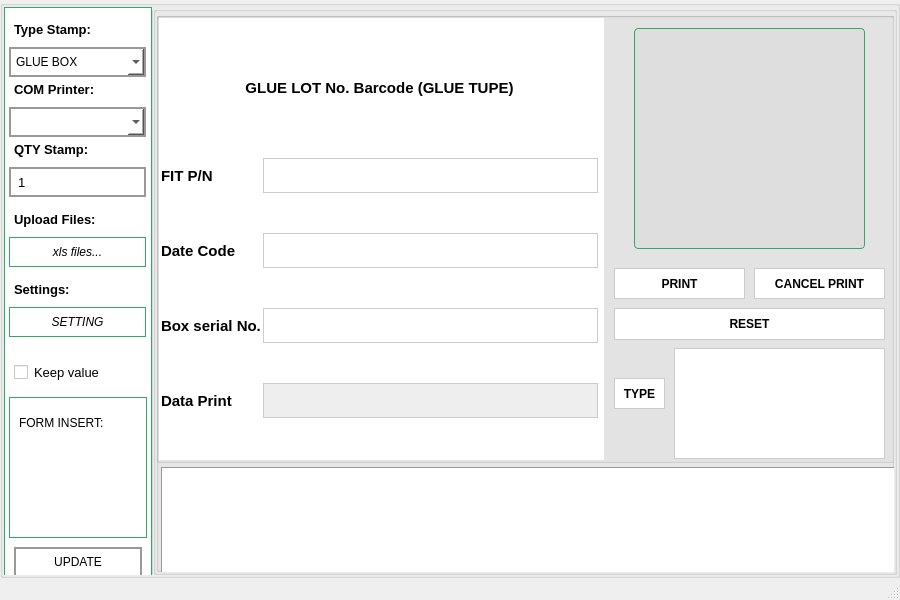
<?xml version="1.0" encoding="UTF-8"?>
<ui version="4.0">
 <class>MainWindow</class>
 <widget class="QMainWindow" name="MainWindow">
  <property name="geometry">
   <rect>
    <x>0</x>
    <y>0</y>
    <width>900</width>
    <height>600</height>
   </rect>
  </property>
  <property name="minimumSize">
   <size>
    <width>900</width>
    <height>600</height>
   </size>
  </property>
  <property name="maximumSize">
   <size>
    <width>900</width>
    <height>600</height>
   </size>
  </property>
  <property name="windowTitle">
   <string>MainWindow</string>
  </property>
  <property name="styleSheet">
   <string notr="true"/>
  </property>
  <widget class="QWidget" name="centralwidget">
   <layout class="QVBoxLayout" name="verticalLayout">
    <property name="spacing">
     <number>0</number>
    </property>
    <property name="leftMargin">
     <number>0</number>
    </property>
    <property name="topMargin">
     <number>0</number>
    </property>
    <property name="rightMargin">
     <number>0</number>
    </property>
    <property name="bottomMargin">
     <number>0</number>
    </property>
    <item>
     <widget class="QGroupBox" name="ApplicationWrapper">
      <property name="title">
       <string/>
      </property>
      <layout class="QHBoxLayout" name="horizontalLayout">
       <property name="spacing">
        <number>0</number>
       </property>
       <property name="leftMargin">
        <number>0</number>
       </property>
       <property name="topMargin">
        <number>0</number>
       </property>
       <property name="rightMargin">
        <number>0</number>
       </property>
       <property name="bottomMargin">
        <number>0</number>
       </property>
       <item>
        <widget class="QGroupBox" name="SidebarWrapper">
         <property name="maximumSize">
          <size>
           <width>150</width>
           <height>16777215</height>
          </size>
         </property>
         <property name="title">
          <string/>
         </property>
         <widget class="QGroupBox" name="Sidebar">
          <property name="geometry">
           <rect>
            <x>1</x>
            <y>1</y>
            <width>148</width>
            <height>577</height>
           </rect>
          </property>
          <property name="styleSheet">
           <string notr="true">background-color: #fff; border: 1px solid #32a866;</string>
          </property>
          <property name="title">
           <string/>
          </property>
          <widget class="QComboBox" name="cb_TypeStamp">
           <property name="geometry">
            <rect>
             <x>5</x>
             <y>40</y>
             <width>137</width>
             <height>30</height>
            </rect>
           </property>
           <property name="font">
            <font>
             <family>Segoe UI</family>
             <pointsize>9</pointsize>
            </font>
           </property>
           <property name="styleSheet">
            <string notr="true">background-color: #fff; border: 2px solid #999; padding: 5px 5px;</string>
           </property>
           <item>
            <property name="text">
             <string>GLUE BOX</string>
            </property>
           </item>
           <item>
            <property name="text">
             <string>GLUE LOT</string>
            </property>
           </item>
          </widget>
          <widget class="QLabel" name="LabelSelectStamp">
           <property name="geometry">
            <rect>
             <x>10</x>
             <y>10</y>
             <width>121</width>
             <height>25</height>
            </rect>
           </property>
           <property name="font">
            <font>
             <family>Segoe UI</family>
             <pointsize>10</pointsize>
             <weight>75</weight>
             <bold>true</bold>
            </font>
           </property>
           <property name="styleSheet">
            <string notr="true">border: none;</string>
           </property>
           <property name="text">
            <string>Type Stamp:</string>
           </property>
          </widget>
          <widget class="QComboBox" name="cb_COM">
           <property name="geometry">
            <rect>
             <x>5</x>
             <y>100</y>
             <width>137</width>
             <height>30</height>
            </rect>
           </property>
           <property name="font">
            <font>
             <family>Segoe UI</family>
             <pointsize>9</pointsize>
            </font>
           </property>
           <property name="styleSheet">
            <string notr="true">background-color: #fff; border: 2px solid #999; padding: 5px 5px;</string>
           </property>
          </widget>
          <widget class="QLabel" name="LabelSelectStamp_2">
           <property name="geometry">
            <rect>
             <x>10</x>
             <y>70</y>
             <width>121</width>
             <height>25</height>
            </rect>
           </property>
           <property name="font">
            <font>
             <family>Segoe UI</family>
             <pointsize>10</pointsize>
             <weight>75</weight>
             <bold>true</bold>
            </font>
           </property>
           <property name="styleSheet">
            <string notr="true">border: none;</string>
           </property>
           <property name="text">
            <string>COM Printer:</string>
           </property>
          </widget>
          <widget class="QLabel" name="LabelSelectStamp_3">
           <property name="geometry">
            <rect>
             <x>10</x>
             <y>130</y>
             <width>121</width>
             <height>25</height>
            </rect>
           </property>
           <property name="font">
            <font>
             <family>Segoe UI</family>
             <pointsize>10</pointsize>
             <weight>75</weight>
             <bold>true</bold>
            </font>
           </property>
           <property name="styleSheet">
            <string notr="true">border: none;</string>
           </property>
           <property name="text">
            <string>QTY Stamp:</string>
           </property>
          </widget>
          <widget class="QLineEdit" name="txt_numberStamp">
           <property name="geometry">
            <rect>
             <x>5</x>
             <y>160</y>
             <width>137</width>
             <height>30</height>
            </rect>
           </property>
           <property name="font">
            <font>
             <family>Segoe UI</family>
             <pointsize>10</pointsize>
            </font>
           </property>
           <property name="styleSheet">
            <string notr="true">background-color: #fff; border: 2px solid #999; padding: 5px 5px;</string>
           </property>
           <property name="text">
            <string>1</string>
           </property>
          </widget>
          <widget class="QGroupBox" name="groupBox_3">
           <property name="geometry">
            <rect>
             <x>5</x>
             <y>390</y>
             <width>138</width>
             <height>141</height>
            </rect>
           </property>
           <property name="font">
            <font>
             <family>Segoe UI</family>
             <pointsize>10</pointsize>
             <weight>75</weight>
             <bold>true</bold>
            </font>
           </property>
           <property name="title">
            <string/>
           </property>
           <widget class="QLabel" name="label_58">
            <property name="geometry">
             <rect>
              <x>10</x>
              <y>10</y>
              <width>121</width>
              <height>31</height>
             </rect>
            </property>
            <property name="styleSheet">
             <string notr="true">border: none;</string>
            </property>
            <property name="text">
             <string>FORM INSERT: </string>
            </property>
           </widget>
           <widget class="QLabel" name="status_form">
            <property name="geometry">
             <rect>
              <x>10</x>
              <y>50</y>
              <width>117</width>
              <height>81</height>
             </rect>
            </property>
            <property name="font">
             <font>
              <pointsize>-1</pointsize>
              <weight>75</weight>
              <bold>true</bold>
             </font>
            </property>
            <property name="styleSheet">
             <string notr="true">border: none; color: red; font-size: 12px; font-weight: bold;</string>
            </property>
            <property name="text">
             <string/>
            </property>
            <property name="alignment">
             <set>Qt::AlignCenter</set>
            </property>
           </widget>
          </widget>
          <widget class="QPushButton" name="btn_Update">
           <property name="geometry">
            <rect>
             <x>10</x>
             <y>540</y>
             <width>128</width>
             <height>30</height>
            </rect>
           </property>
           <property name="minimumSize">
            <size>
             <width>0</width>
             <height>30</height>
            </size>
           </property>
           <property name="cursor">
            <cursorShape>PointingHandCursor</cursorShape>
           </property>
           <property name="styleSheet">
            <string notr="true">background-color: #fff; border: 2px solid #999; padding: 5px 5px;</string>
           </property>
           <property name="text">
            <string>UPDATE</string>
           </property>
           <property name="icon">
            <iconset>
             <normaloff>../PrintStamp_GTK_79/data/icon/update.svg</normaloff>../PrintStamp_GTK_79/data/icon/update.svg</iconset>
           </property>
           <property name="iconSize">
            <size>
             <width>20</width>
             <height>20</height>
            </size>
           </property>
          </widget>
          <widget class="QCheckBox" name="checkBox">
           <property name="geometry">
            <rect>
             <x>10</x>
             <y>350</y>
             <width>130</width>
             <height>30</height>
            </rect>
           </property>
           <property name="font">
            <font>
             <family>Segoe UI</family>
             <pointsize>10</pointsize>
             <weight>50</weight>
             <bold>false</bold>
            </font>
           </property>
           <property name="autoFillBackground">
            <bool>false</bool>
           </property>
           <property name="styleSheet">
            <string notr="true">border: none;</string>
           </property>
           <property name="inputMethodHints">
            <set>Qt::ImhDialableCharactersOnly</set>
           </property>
           <property name="text">
            <string>Keep value</string>
           </property>
          </widget>
          <widget class="QToolButton" name="btn_Upload">
           <property name="geometry">
            <rect>
             <x>5</x>
             <y>230</y>
             <width>137</width>
             <height>30</height>
            </rect>
           </property>
           <property name="font">
            <font>
             <family>Segoe UI</family>
             <weight>50</weight>
             <italic>true</italic>
             <bold>false</bold>
             <strikeout>false</strikeout>
            </font>
           </property>
           <property name="text">
            <string>xls files...</string>
           </property>
          </widget>
          <widget class="QLabel" name="LabelSelectStamp_4">
           <property name="geometry">
            <rect>
             <x>10</x>
             <y>200</y>
             <width>121</width>
             <height>25</height>
            </rect>
           </property>
           <property name="font">
            <font>
             <family>Segoe UI</family>
             <pointsize>10</pointsize>
             <weight>75</weight>
             <bold>true</bold>
            </font>
           </property>
           <property name="styleSheet">
            <string notr="true">border: none;</string>
           </property>
           <property name="text">
            <string>Upload Files:</string>
           </property>
          </widget>
          <widget class="QLabel" name="LabelSelectStamp_5">
           <property name="geometry">
            <rect>
             <x>10</x>
             <y>270</y>
             <width>121</width>
             <height>25</height>
            </rect>
           </property>
           <property name="font">
            <font>
             <family>Segoe UI</family>
             <pointsize>10</pointsize>
             <weight>75</weight>
             <bold>true</bold>
            </font>
           </property>
           <property name="styleSheet">
            <string notr="true">border: none;</string>
           </property>
           <property name="text">
            <string>Settings:</string>
           </property>
          </widget>
          <widget class="QToolButton" name="btn_Setting">
           <property name="geometry">
            <rect>
             <x>5</x>
             <y>300</y>
             <width>137</width>
             <height>30</height>
            </rect>
           </property>
           <property name="font">
            <font>
             <family>Segoe UI</family>
             <weight>50</weight>
             <italic>true</italic>
             <bold>false</bold>
             <strikeout>false</strikeout>
            </font>
           </property>
           <property name="text">
            <string>SETTING</string>
           </property>
          </widget>
         </widget>
        </widget>
       </item>
       <item>
        <widget class="QGroupBox" name="ContentWrapper">
         <property name="title">
          <string/>
         </property>
         <layout class="QHBoxLayout" name="horizontalLayout_2">
          <property name="spacing">
           <number>0</number>
          </property>
          <property name="leftMargin">
           <number>0</number>
          </property>
          <property name="topMargin">
           <number>0</number>
          </property>
          <property name="rightMargin">
           <number>0</number>
          </property>
          <property name="bottomMargin">
           <number>0</number>
          </property>
          <item>
           <widget class="QGroupBox" name="groupBox">
            <property name="title">
             <string/>
            </property>
            <widget class="PlainTextEdit" name="txt_log">
             <property name="geometry">
              <rect>
               <x>5</x>
               <y>455</y>
               <width>741</width>
               <height>121</height>
              </rect>
             </property>
             <property name="font">
              <font>
               <pointsize>8</pointsize>
              </font>
             </property>
             <property name="styleSheet">
              <string notr="true">border: 1px solid #999</string>
             </property>
            </widget>
            <widget class="QGroupBox" name="groupBox_2">
             <property name="geometry">
              <rect>
               <x>0</x>
               <y>0</y>
               <width>751</width>
               <height>451</height>
              </rect>
             </property>
             <property name="title">
              <string/>
             </property>
             <layout class="QHBoxLayout" name="horizontalLayout_3">
              <property name="spacing">
               <number>0</number>
              </property>
              <property name="leftMargin">
               <number>0</number>
              </property>
              <property name="topMargin">
               <number>0</number>
              </property>
              <property name="rightMargin">
               <number>0</number>
              </property>
              <property name="bottomMargin">
               <number>0</number>
              </property>
              <item>
               <widget class="QGroupBox" name="groupBox_4">
                <property name="styleSheet">
                 <string notr="true">border: none; background-color: #fff</string>
                </property>
                <property name="title">
                 <string/>
                </property>
                <widget class="QStackedWidget" name="stackedWidget">
                 <property name="geometry">
                  <rect>
                   <x>0</x>
                   <y>0</y>
                   <width>451</width>
                   <height>451</height>
                  </rect>
                 </property>
                 <property name="currentIndex">
                  <number>1</number>
                 </property>
                 <widget class="QWidget" name="Page_1">
                  <property name="enabled">
                   <bool>false</bool>
                  </property>
                  <widget class="QWidget" name="formLayoutWidget">
                   <property name="geometry">
                    <rect>
                     <x>0</x>
                     <y>0</y>
                     <width>441</width>
                     <height>450</height>
                    </rect>
                   </property>
                   <layout class="QFormLayout" name="FormInsert_Box">
                    <property name="horizontalSpacing">
                     <number>2</number>
                    </property>
                    <property name="verticalSpacing">
                     <number>2</number>
                    </property>
                    <property name="leftMargin">
                     <number>2</number>
                    </property>
                    <property name="topMargin">
                     <number>2</number>
                    </property>
                    <property name="rightMargin">
                     <number>2</number>
                    </property>
                    <property name="bottomMargin">
                     <number>2</number>
                    </property>
                    <item row="1" column="0">
                     <widget class="QLabel" name="label">
                      <property name="minimumSize">
                       <size>
                        <width>100</width>
                        <height>30</height>
                       </size>
                      </property>
                      <property name="font">
                       <font>
                        <family>Segoe UI</family>
                        <pointsize>11</pointsize>
                        <weight>75</weight>
                        <bold>true</bold>
                       </font>
                      </property>
                      <property name="styleSheet">
                       <string notr="true">c</string>
                      </property>
                      <property name="text">
                       <string>Box serial No.</string>
                      </property>
                     </widget>
                    </item>
                    <item row="1" column="1">
                     <widget class="QPlainTextEdit" name="txt_Box_SerialNo">
                      <property name="minimumSize">
                       <size>
                        <width>0</width>
                        <height>35</height>
                       </size>
                      </property>
                      <property name="maximumSize">
                       <size>
                        <width>16777215</width>
                        <height>30</height>
                       </size>
                      </property>
                      <property name="font">
                       <font>
                        <pointsize>-1</pointsize>
                       </font>
                      </property>
                      <property name="styleSheet">
                       <string notr="true">border: 1px solid #ccc; font-size: 14px;</string>
                      </property>
                     </widget>
                    </item>
                    <item row="2" column="0">
                     <widget class="QLabel" name="label_2">
                      <property name="minimumSize">
                       <size>
                        <width>100</width>
                        <height>30</height>
                       </size>
                      </property>
                      <property name="font">
                       <font>
                        <family>Segoe UI</family>
                        <pointsize>11</pointsize>
                        <weight>75</weight>
                        <bold>true</bold>
                       </font>
                      </property>
                      <property name="styleSheet">
                       <string notr="true">c</string>
                      </property>
                      <property name="text">
                       <string>FIT P/N</string>
                      </property>
                     </widget>
                    </item>
                    <item row="2" column="1">
                     <widget class="QPlainTextEdit" name="txt_Box_PN">
                      <property name="minimumSize">
                       <size>
                        <width>0</width>
                        <height>35</height>
                       </size>
                      </property>
                      <property name="maximumSize">
                       <size>
                        <width>16777215</width>
                        <height>30</height>
                       </size>
                      </property>
                      <property name="font">
                       <font>
                        <pointsize>-1</pointsize>
                       </font>
                      </property>
                      <property name="styleSheet">
                       <string notr="true">border: 1px solid #ccc; font-size: 14px;</string>
                      </property>
                     </widget>
                    </item>
                    <item row="3" column="0">
                     <widget class="QLabel" name="label_3">
                      <property name="minimumSize">
                       <size>
                        <width>100</width>
                        <height>30</height>
                       </size>
                      </property>
                      <property name="font">
                       <font>
                        <family>Segoe UI</family>
                        <pointsize>11</pointsize>
                        <weight>75</weight>
                        <bold>true</bold>
                       </font>
                      </property>
                      <property name="styleSheet">
                       <string notr="true">c</string>
                      </property>
                      <property name="text">
                       <string>Date Code</string>
                      </property>
                     </widget>
                    </item>
                    <item row="3" column="1">
                     <widget class="QPlainTextEdit" name="txt_Box_DateCode">
                      <property name="minimumSize">
                       <size>
                        <width>0</width>
                        <height>35</height>
                       </size>
                      </property>
                      <property name="maximumSize">
                       <size>
                        <width>16777215</width>
                        <height>30</height>
                       </size>
                      </property>
                      <property name="font">
                       <font>
                        <pointsize>-1</pointsize>
                       </font>
                      </property>
                      <property name="styleSheet">
                       <string notr="true">border: 1px solid #ccc; font-size: 14px;</string>
                      </property>
                     </widget>
                    </item>
                    <item row="4" column="0">
                     <widget class="QLabel" name="label_25">
                      <property name="minimumSize">
                       <size>
                        <width>100</width>
                        <height>30</height>
                       </size>
                      </property>
                      <property name="font">
                       <font>
                        <family>Segoe UI</family>
                        <pointsize>11</pointsize>
                        <weight>75</weight>
                        <bold>true</bold>
                       </font>
                      </property>
                      <property name="styleSheet">
                       <string notr="true">c</string>
                      </property>
                      <property name="text">
                       <string>Data Print</string>
                      </property>
                     </widget>
                    </item>
                    <item row="4" column="1">
                     <widget class="QPlainTextEdit" name="txt_Box_DataPrint">
                      <property name="enabled">
                       <bool>false</bool>
                      </property>
                      <property name="minimumSize">
                       <size>
                        <width>0</width>
                        <height>35</height>
                       </size>
                      </property>
                      <property name="maximumSize">
                       <size>
                        <width>16777215</width>
                        <height>30</height>
                       </size>
                      </property>
                      <property name="font">
                       <font>
                        <pointsize>-1</pointsize>
                       </font>
                      </property>
                      <property name="styleSheet">
                       <string notr="true">border: 1px solid #ccc; font-size: 14px; background-color:#eee</string>
                      </property>
                     </widget>
                    </item>
                    <item row="0" column="0" colspan="2">
                     <widget class="QLabel" name="label_4">
                      <property name="minimumSize">
                       <size>
                        <width>0</width>
                        <height>60</height>
                       </size>
                      </property>
                      <property name="maximumSize">
                       <size>
                        <width>16777215</width>
                        <height>60</height>
                       </size>
                      </property>
                      <property name="baseSize">
                       <size>
                        <width>0</width>
                        <height>60</height>
                       </size>
                      </property>
                      <property name="font">
                       <font>
                        <pointsize>11</pointsize>
                        <weight>75</weight>
                        <bold>true</bold>
                       </font>
                      </property>
                      <property name="styleSheet">
                       <string notr="true"/>
                      </property>
                      <property name="text">
                       <string>GLUE BOX No. Barcode</string>
                      </property>
                      <property name="alignment">
                       <set>Qt::AlignCenter</set>
                      </property>
                     </widget>
                    </item>
                   </layout>
                  </widget>
                 </widget>
                 <widget class="QWidget" name="Page_2">
                  <widget class="QWidget" name="formLayoutWidget_2">
                   <property name="geometry">
                    <rect>
                     <x>0</x>
                     <y>0</y>
                     <width>441</width>
                     <height>441</height>
                    </rect>
                   </property>
                   <layout class="QFormLayout" name="FormInsert_BoxLOT">
                    <property name="horizontalSpacing">
                     <number>2</number>
                    </property>
                    <property name="verticalSpacing">
                     <number>2</number>
                    </property>
                    <property name="leftMargin">
                     <number>2</number>
                    </property>
                    <property name="topMargin">
                     <number>2</number>
                    </property>
                    <property name="rightMargin">
                     <number>2</number>
                    </property>
                    <property name="bottomMargin">
                     <number>2</number>
                    </property>
                    <item row="0" column="0" colspan="2">
                     <widget class="QLabel" name="label_24">
                      <property name="minimumSize">
                       <size>
                        <width>0</width>
                        <height>60</height>
                       </size>
                      </property>
                      <property name="maximumSize">
                       <size>
                        <width>16777215</width>
                        <height>60</height>
                       </size>
                      </property>
                      <property name="baseSize">
                       <size>
                        <width>0</width>
                        <height>60</height>
                       </size>
                      </property>
                      <property name="font">
                       <font>
                        <pointsize>11</pointsize>
                        <weight>75</weight>
                        <bold>true</bold>
                       </font>
                      </property>
                      <property name="text">
                       <string>GLUE LOT No. Barcode (GLUE TUPE)</string>
                      </property>
                      <property name="alignment">
                       <set>Qt::AlignCenter</set>
                      </property>
                     </widget>
                    </item>
                    <item row="2" column="0">
                     <widget class="QLabel" name="label_22">
                      <property name="minimumSize">
                       <size>
                        <width>100</width>
                        <height>30</height>
                       </size>
                      </property>
                      <property name="font">
                       <font>
                        <family>Segoe UI</family>
                        <pointsize>11</pointsize>
                        <weight>75</weight>
                        <bold>true</bold>
                       </font>
                      </property>
                      <property name="styleSheet">
                       <string notr="true">c</string>
                      </property>
                      <property name="text">
                       <string>FIT P/N</string>
                      </property>
                     </widget>
                    </item>
                    <item row="2" column="1">
                     <widget class="QPlainTextEdit" name="txt_BoxLOT_PN">
                      <property name="minimumSize">
                       <size>
                        <width>0</width>
                        <height>35</height>
                       </size>
                      </property>
                      <property name="maximumSize">
                       <size>
                        <width>16777215</width>
                        <height>30</height>
                       </size>
                      </property>
                      <property name="font">
                       <font>
                        <pointsize>-1</pointsize>
                       </font>
                      </property>
                      <property name="styleSheet">
                       <string notr="true">border: 1px solid #ccc; font-size: 14px;</string>
                      </property>
                     </widget>
                    </item>
                    <item row="3" column="1">
                     <widget class="QPlainTextEdit" name="txt_BoxLOT_DateCode">
                      <property name="minimumSize">
                       <size>
                        <width>0</width>
                        <height>35</height>
                       </size>
                      </property>
                      <property name="maximumSize">
                       <size>
                        <width>16777215</width>
                        <height>30</height>
                       </size>
                      </property>
                      <property name="font">
                       <font>
                        <pointsize>-1</pointsize>
                       </font>
                      </property>
                      <property name="styleSheet">
                       <string notr="true">border: 1px solid #ccc; font-size: 14px;</string>
                      </property>
                     </widget>
                    </item>
                    <item row="5" column="0">
                     <widget class="QLabel" name="label_28">
                      <property name="minimumSize">
                       <size>
                        <width>100</width>
                        <height>30</height>
                       </size>
                      </property>
                      <property name="font">
                       <font>
                        <family>Segoe UI</family>
                        <pointsize>11</pointsize>
                        <weight>75</weight>
                        <bold>true</bold>
                       </font>
                      </property>
                      <property name="styleSheet">
                       <string notr="true">c</string>
                      </property>
                      <property name="text">
                       <string>Data Print</string>
                      </property>
                     </widget>
                    </item>
                    <item row="5" column="1">
                     <widget class="QPlainTextEdit" name="txt_BoxLOT_DataPrint">
                      <property name="enabled">
                       <bool>false</bool>
                      </property>
                      <property name="minimumSize">
                       <size>
                        <width>0</width>
                        <height>35</height>
                       </size>
                      </property>
                      <property name="maximumSize">
                       <size>
                        <width>16777215</width>
                        <height>30</height>
                       </size>
                      </property>
                      <property name="font">
                       <font>
                        <pointsize>-1</pointsize>
                       </font>
                      </property>
                      <property name="styleSheet">
                       <string notr="true">border: 1px solid #ccc; font-size: 14px; background-color:#eee</string>
                      </property>
                     </widget>
                    </item>
                    <item row="4" column="1">
                     <widget class="QPlainTextEdit" name="txt_BoxLOT_SerialNo">
                      <property name="enabled">
                       <bool>false</bool>
                      </property>
                      <property name="minimumSize">
                       <size>
                        <width>0</width>
                        <height>35</height>
                       </size>
                      </property>
                      <property name="maximumSize">
                       <size>
                        <width>16777215</width>
                        <height>30</height>
                       </size>
                      </property>
                      <property name="font">
                       <font>
                        <pointsize>-1</pointsize>
                       </font>
                      </property>
                      <property name="styleSheet">
                       <string notr="true">border: 1px solid #ccc; font-size: 14px;</string>
                      </property>
                     </widget>
                    </item>
                    <item row="4" column="0">
                     <widget class="QLabel" name="label_21">
                      <property name="minimumSize">
                       <size>
                        <width>100</width>
                        <height>30</height>
                       </size>
                      </property>
                      <property name="font">
                       <font>
                        <family>Segoe UI</family>
                        <pointsize>11</pointsize>
                        <weight>75</weight>
                        <bold>true</bold>
                       </font>
                      </property>
                      <property name="styleSheet">
                       <string notr="true">c</string>
                      </property>
                      <property name="text">
                       <string>Box serial No.</string>
                      </property>
                     </widget>
                    </item>
                    <item row="3" column="0">
                     <widget class="QLabel" name="label_23">
                      <property name="minimumSize">
                       <size>
                        <width>100</width>
                        <height>30</height>
                       </size>
                      </property>
                      <property name="font">
                       <font>
                        <family>Segoe UI</family>
                        <pointsize>11</pointsize>
                        <weight>75</weight>
                        <bold>true</bold>
                       </font>
                      </property>
                      <property name="styleSheet">
                       <string notr="true">c</string>
                      </property>
                      <property name="text">
                       <string>Date Code</string>
                      </property>
                     </widget>
                    </item>
                   </layout>
                  </widget>
                 </widget>
                </widget>
               </widget>
              </item>
              <item>
               <widget class="QGroupBox" name="groupBox_5">
                <property name="maximumSize">
                 <size>
                  <width>300</width>
                  <height>16777215</height>
                 </size>
                </property>
                <property name="styleSheet">
                 <string notr="true">border: none;</string>
                </property>
                <property name="title">
                 <string/>
                </property>
                <widget class="QPushButton" name="btn_Reset">
                 <property name="geometry">
                  <rect>
                   <x>10</x>
                   <y>290</y>
                   <width>271</width>
                   <height>32</height>
                  </rect>
                 </property>
                 <property name="font">
                  <font>
                   <weight>75</weight>
                   <bold>true</bold>
                  </font>
                 </property>
                 <property name="cursor">
                  <cursorShape>PointingHandCursor</cursorShape>
                 </property>
                 <property name="styleSheet">
                  <string notr="true">border: 1px solid #ccc; background-color: #fff;</string>
                 </property>
                 <property name="text">
                  <string>RESET</string>
                 </property>
                </widget>
                <widget class="PushButton" name="btn_Print">
                 <property name="geometry">
                  <rect>
                   <x>10</x>
                   <y>250</y>
                   <width>131</width>
                   <height>31</height>
                  </rect>
                 </property>
                 <property name="minimumSize">
                  <size>
                   <width>80</width>
                   <height>25</height>
                  </size>
                 </property>
                 <property name="font">
                  <font>
                   <weight>75</weight>
                   <bold>true</bold>
                  </font>
                 </property>
                 <property name="cursor">
                  <cursorShape>PointingHandCursor</cursorShape>
                 </property>
                 <property name="styleSheet">
                  <string notr="true">border: 1px solid #ccc; background-color: #fff;</string>
                 </property>
                 <property name="text">
                  <string>PRINT</string>
                 </property>
                </widget>
                <widget class="PushButton" name="btn_CancelPrint">
                 <property name="geometry">
                  <rect>
                   <x>150</x>
                   <y>250</y>
                   <width>131</width>
                   <height>31</height>
                  </rect>
                 </property>
                 <property name="minimumSize">
                  <size>
                   <width>80</width>
                   <height>25</height>
                  </size>
                 </property>
                 <property name="font">
                  <font>
                   <weight>75</weight>
                   <bold>true</bold>
                  </font>
                 </property>
                 <property name="cursor">
                  <cursorShape>PointingHandCursor</cursorShape>
                 </property>
                 <property name="styleSheet">
                  <string notr="true">border: 1px solid #ccc; background-color: #fff;</string>
                 </property>
                 <property name="text">
                  <string>CANCEL PRINT</string>
                 </property>
                </widget>
                <widget class="QLabel" name="frame_QR">
                 <property name="geometry">
                  <rect>
                   <x>30</x>
                   <y>10</y>
                   <width>231</width>
                   <height>221</height>
                  </rect>
                 </property>
                 <property name="styleSheet">
                  <string notr="true">background-color: rgb(222, 222, 222); border: 1px solid #32a866;border-radius: 4px;</string>
                 </property>
                 <property name="text">
                  <string/>
                 </property>
                 <property name="scaledContents">
                  <bool>true</bool>
                 </property>
                 <property name="alignment">
                  <set>Qt::AlignCenter</set>
                 </property>
                </widget>
                <widget class="QTextEdit" name="txt_ScanData">
                 <property name="geometry">
                  <rect>
                   <x>70</x>
                   <y>330</y>
                   <width>211</width>
                   <height>111</height>
                  </rect>
                 </property>
                 <property name="font">
                  <font>
                   <pointsize>10</pointsize>
                  </font>
                 </property>
                 <property name="styleSheet">
                  <string notr="true">border: 1px solid #ccc; background-color: #fff;</string>
                 </property>
                </widget>
                <widget class="QPushButton" name="btn_Typing">
                 <property name="geometry">
                  <rect>
                   <x>10</x>
                   <y>360</y>
                   <width>51</width>
                   <height>31</height>
                  </rect>
                 </property>
                 <property name="cursor">
                  <cursorShape>PointingHandCursor</cursorShape>
                 </property>
                 <property name="styleSheet">
                  <string notr="true">font-weight: bold; background-color: #fff; border: 1px solid #ccc</string>
                 </property>
                 <property name="text">
                  <string>TYPE</string>
                 </property>
                </widget>
               </widget>
              </item>
             </layout>
            </widget>
           </widget>
          </item>
         </layout>
        </widget>
       </item>
      </layout>
     </widget>
    </item>
   </layout>
  </widget>
  <widget class="QStatusBar" name="statusbar"/>
 </widget>
 <customwidgets>
  <customwidget>
   <class>PushButton</class>
   <extends>QPushButton</extends>
   <header>qfluentwidgets</header>
  </customwidget>
  <customwidget>
   <class>PlainTextEdit</class>
   <extends>QPlainTextEdit</extends>
   <header>qfluentwidgets</header>
  </customwidget>
 </customwidgets>
 <resources/>
 <connections/>
</ui>
